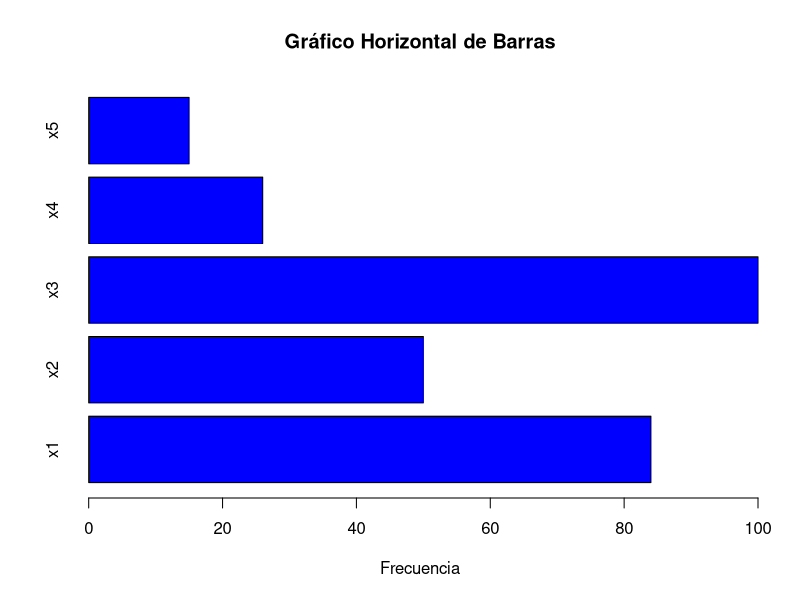

The R source for this figure:
frecuencia <- c(84, 50, 100, 26, 15)
sectores <- c("x1", "x2", "x3", "x4", "x5")

barplot(frecuencia, names.arg = sectores, horiz = TRUE, col = "blue", main = "Gráfico Horizontal de Barras", xlab = "Frecuencia")